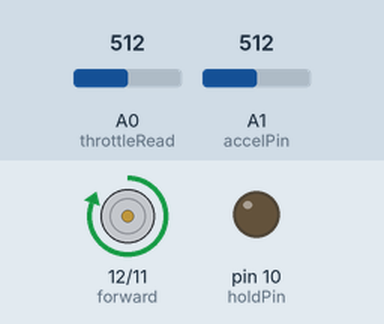
Simulated run of this sketch. Board: Arduino Uno, built with avr-gcc and run on an emulated ATmega328P. Parts: motor-driver pin pairs drawn as motors (green arrow = first pin HIGH = forward, orange = second pin HIGH = backward, longer = more drive), output pins drawn as LEDs (lit = HIGH). Inputs (shaded band) come from the test bench; at power-on: A1 (accelPin) = 512, A0 (throttleRead) = 512.

Above: at 1.2 s.
1.3 s: A1 (accelPin) set to 262
2.8 s: A1 (accelPin) set to 246
At 3.7 s:
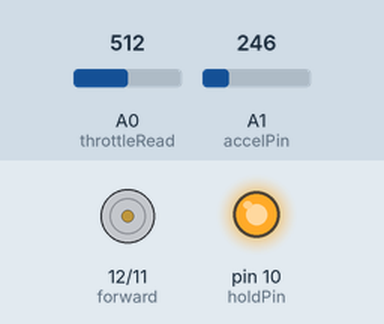
4.3 s: A0 (throttleRead) set to 463
5.8 s: A0 (throttleRead) set to 434
At 7.0 s:
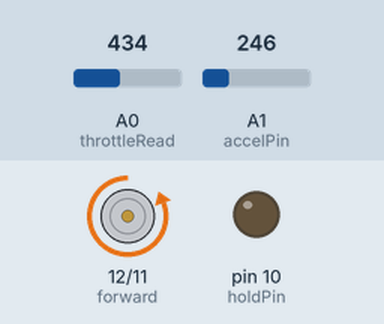
7.3 s: A0 (throttleRead) set to 511
At 8.3 s:
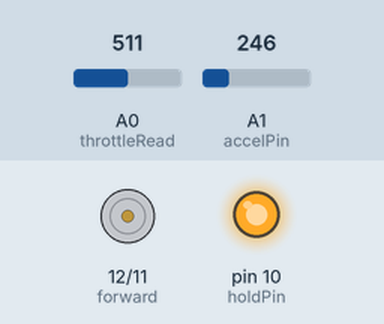
8.8 s: A0 (throttleRead) set to 306
At 9.4 s:
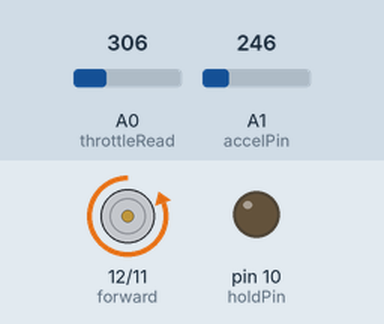
Timing chart, 0 to 11.3 s (numbered marks = the images above; inputs shaded):
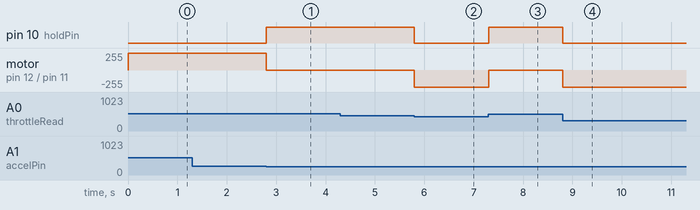

Measured:
- the behaviour switches between 254 and 253 on A1 (accelPin) (found by bisection; images 0 and 1)
- the behaviour switches between 446 and 445 on A0 (throttleRead) (found by bisection; images 1 and 2)
- after the input at 1.3 s, every drawn part: stays the same
- after the input at 2.8 s, pin 10 (holdPin): LOW → HIGH at once; motor on pin 12 (forward) / pin 11 (backward): forward 255/255 → stopped at once
- after the input at 4.3 s, every drawn part: stays the same
- after the input at 5.8 s, pin 10 (holdPin): HIGH → LOW at once; motor on pin 12 (forward) / pin 11 (backward): stopped → backward 255/255 at once
- after the input at 7.3 s, pin 10 (holdPin): LOW → HIGH at once; motor on pin 12 (forward) / pin 11 (backward): backward 255/255 → stopped at once
- after the input at 8.8 s, pin 10 (holdPin): HIGH → LOW at once; motor on pin 12 (forward) / pin 11 (backward): stopped → backward 255/255 at once

The sketch:

controller.ino
```cpp
 #include "controller.h"
controller cont = controller();
float desiredSpeed = 20.0;
int sampleTime = 1;

void setup() {
  Serial.begin(115200);
  cont.t0 = millis();
  cont.velFloat = 5.0;
  cont.manual = true;
}

void loop() {
  cont.readAccel();
  cont.percentOpen = cont.readPercentOpen();

  if (Serial.available() >= 7) {
    cont.readVelocity();
    Serial.println(cont.velFloat);
    cont.error = desiredSpeed - cont.velFloat;

  }

  if (cont.velFloat >= desiredSpeed && cont.manual == true) {
    cont.manual = false;
  }
  if (cont.percentOpen >= 60 && cont.manual == false) {
    cont.manual = true;
  }

  if (cont.manual == true) {
    cont.ref = cont.pedal;
  }
  else {
    cont.setPID();
    cont.ref = max(0, min(100, cont.pTerm + cont.iTerm));
  }


  if (millis() >= cont.t0) {
    cont.t0 = cont.t0 + sampleTime;
    cont.hold = (abs(cont.ref - cont.percentOpen) < 5.0);
    if (cont.percentOpen <= cont.ref && cont.hold == false) {
      cont.driveForward();
    }
    else if (cont.percentOpen >= cont.ref && cont.hold == false) {
      cont.driveBackward();
    }
    else {
      if (cont.ref > 5.0) {
        cont.holdIt();
      }
      else {
        cont.zero();
      }
    }
  }


}
```

controller.cpp
```cpp
/*
  controller.cpp - Library for Controlling the E-Throttle.
  Created by Jacob M. Wheelock, November 13, 2022.
*/


#include "Arduino.h"
#include "controller.h"

// Constructor for controller Object
controller::controller()
{
  percentOpen = 0.0; error = 0.0;
  P = 3; I = .4;
  pState = 0.0; iState = 0.0;
  pTerm = 0.0; iTerm = 0.0;
  ref = 0.0; pedal = 0.0;
  hold = false; manual = true;


  pinMode(forward, OUTPUT);
  pinMode(backward, OUTPUT);
  pinMode(holdPin, OUTPUT);
  digitalWrite(forward, LOW);
  digitalWrite(backward, LOW);
  digitalWrite(holdPin, LOW);
  pinMode(throttleRead, INPUT);
  pinMode(accelPin, INPUT);
}

void controller::readVelocity() {
  token[0] = Serial.read();
  token[1] = Serial.read();
  token[2] = Serial.read();
  token[3] = Serial.read();

  if (token[0] == 0xFF && token[1] == 0xFF && token[2] == 0xFF && token[3] == 0xFF) {
    velIn[0] = Serial.read();
    velIn[1] = Serial.read();
    velIn[2] = Serial.read();
    velIn[3] = Serial.read();
    velInt = (velIn[0]) | (velIn[1] << 8) | (velIn[2] << 16) | (velIn[3] << 24);
    velFloat = (float) velInt / 1000.0;
  }
  else {
    while(Serial.available()) {
      trash = Serial.read();
    }
  }
}

void controller::readAccel() {
  pedal = max(0, min(((countToVolt(analogRead(accelPin)) - 0.03) / 0.5) * 20.0, 100));
}

float controller::readPercentOpen() {
  return max(0, min((85.0 - ((((float)analogRead(throttleRead) * conversion) - 0.91) / 0.0381)), 100));
}

float controller::countToVolt(int count) {
  return (float) count * conversion;
}

void controller::driveForward() {
  digitalWrite(holdPin, LOW);
  digitalWrite(backward, LOW);
  digitalWrite(forward, HIGH);
}

void controller::driveBackward() {
  digitalWrite(holdPin, LOW);
  digitalWrite(forward, LOW);
  digitalWrite(backward, HIGH);
}

void controller::holdIt() {
  digitalWrite(backward, LOW);
  digitalWrite(forward, LOW);
  digitalWrite(holdPin, HIGH);
}

void controller::zero() {
  digitalWrite(backward, LOW);
  digitalWrite(forward, LOW);
  digitalWrite(holdPin, LOW);
}

void controller::setPID() {
  pState = error;
  iState += error*0.001;
  pTerm = P * pState;
  iTerm = I * iState;
}
```

controller.h
```cpp
/*
  controller.h - Library for Controlling the E-Throttle.
  Created by Jacob M. Wheelock, November 13, 2022.
*/
#ifndef controller_h
#define controller_h

#include "Arduino.h"

class controller
{
  public:
    // Constructor
    controller();

    // Stimulator Methods
    void readVelocity();
    void readAccel();
    float readPercentOpen();
    float countToVolt(int count);
    void driveForward();
    void driveBackward();
    void holdIt();
    void setPID();
    void zero();

    // Global Variables
    const int forward = 12;
    const int backward = 11;
    const int holdPin = 10;
    const int throttleRead = A0;
    const int accelPin = A1;
    const float conversion = 5.0/1024.0;
    float percentOpen, error, P, I, pState, iState, pTerm, iTerm, ref, velFloat, pedal;
    unsigned long t0, currentTime;
    bool manual, hold;
    int token[4], velIn[4], velInt;
    int trash;

};

#endif
```
